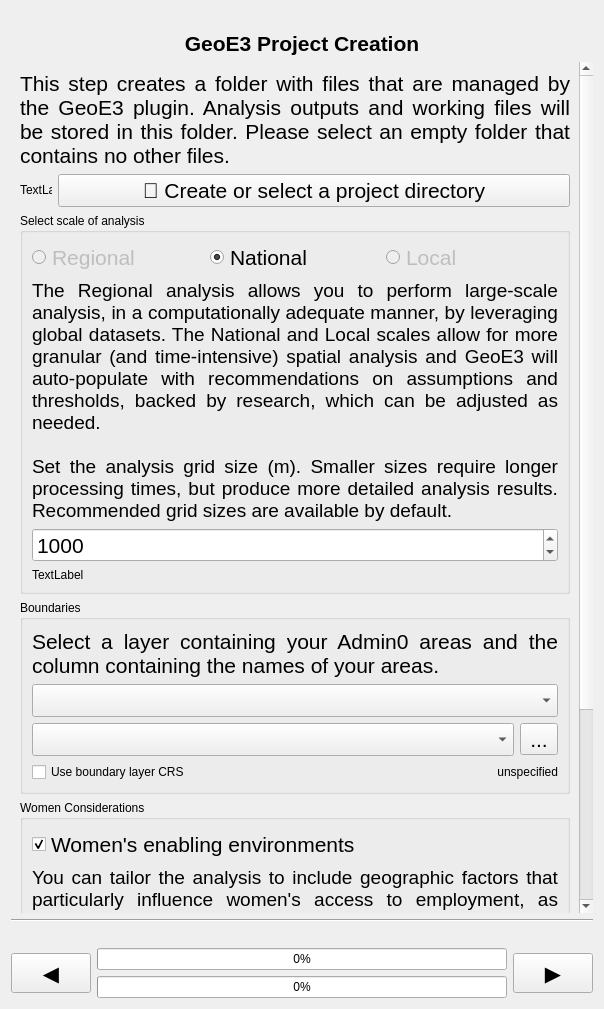
<?xml version="1.0" encoding="UTF-8"?>
<ui version="4.0">
 <class>SetupPanelBase</class>
 <widget class="QWidget" name="SetupPanelBase">
  <property name="geometry">
   <rect>
    <x>0</x>
    <y>0</y>
    <width>604</width>
    <height>1009</height>
   </rect>
  </property>
  <property name="windowTitle">
   <string>Form</string>
  </property>
  <layout class="QGridLayout" name="gridLayout_2">
   <item row="3" column="0">
    <widget class="QScrollArea" name="scrollArea">
     <property name="frameShape">
      <enum>QFrame::NoFrame</enum>
     </property>
     <property name="widgetResizable">
      <bool>true</bool>
     </property>
     <widget class="QWidget" name="scrollAreaWidgetContents">
      <property name="geometry">
       <rect>
        <x>0</x>
        <y>0</y>
        <width>572</width>
        <height>1135</height>
       </rect>
      </property>
      <property name="styleSheet">
       <string notr="true"/>
      </property>
      <layout class="QGridLayout" name="gridLayout_3">
       <item row="0" column="0">
        <widget class="QLabel" name="description">
         <property name="font">
          <font>
           <pointsize>16</pointsize>
          </font>
         </property>
         <property name="text">
          <string>This step creates a folder with files that are managed by the GeoE3 plugin. Analysis outputs and working files will be stored in this folder. Please select an empty folder that contains no other files.</string>
         </property>
         <property name="textFormat">
          <enum>Qt::MarkdownText</enum>
         </property>
         <property name="alignment">
          <set>Qt::AlignJustify|Qt::AlignTop</set>
         </property>
         <property name="wordWrap">
          <bool>true</bool>
         </property>
        </widget>
       </item>
       <item row="2" column="0">
        <widget class="QGroupBox" name="groupBox">
         <property name="title">
          <string>Select scale of analysis</string>
         </property>
         <layout class="QGridLayout" name="gridLayout_4">
          <item row="0" column="2">
           <widget class="QRadioButton" name="local_scale">
            <property name="enabled">
             <bool>false</bool>
            </property>
            <property name="font">
             <font>
              <pointsize>16</pointsize>
             </font>
            </property>
            <property name="text">
             <string>Local</string>
            </property>
            <property name="checked">
             <bool>false</bool>
            </property>
           </widget>
          </item>
          <item row="0" column="0">
           <widget class="QRadioButton" name="regional_scale">
            <property name="enabled">
             <bool>false</bool>
            </property>
            <property name="font">
             <font>
              <pointsize>16</pointsize>
             </font>
            </property>
            <property name="text">
             <string>Regional</string>
            </property>
            <property name="checked">
             <bool>false</bool>
            </property>
           </widget>
          </item>
          <item row="2" column="0" colspan="3">
           <widget class="QSpinBox" name="cell_size_spinbox">
            <property name="enabled">
             <bool>true</bool>
            </property>
            <property name="sizePolicy">
             <sizepolicy hsizetype="Minimum" vsizetype="Fixed">
              <horstretch>0</horstretch>
              <verstretch>0</verstretch>
             </sizepolicy>
            </property>
            <property name="font">
             <font>
              <pointsize>16</pointsize>
             </font>
            </property>
            <property name="minimum">
             <number>1</number>
            </property>
            <property name="maximum">
             <number>100000</number>
            </property>
            <property name="singleStep">
             <number>100</number>
            </property>
            <property name="value">
             <number>1000</number>
            </property>
           </widget>
          </item>
          <item row="1" column="0" colspan="3">
           <widget class="QLabel" name="description2">
            <property name="font">
             <font>
              <pointsize>14</pointsize>
             </font>
            </property>
            <property name="text">
             <string>The Regional analysis allows you to perform large-scale analysis, in a computationally adequate manner, by leveraging global datasets. The National and Local scales allow for more granular (and time-intensive) spatial analysis and GeoE3 will auto-populate with recommendations on assumptions and thresholds, backed by research, which can be adjusted as needed.

Set the analysis grid size (m). Smaller sizes require longer processing times, but produce more detailed analysis results. Recommended grid sizes are available by default.</string>
            </property>
            <property name="alignment">
             <set>Qt::AlignJustify|Qt::AlignTop</set>
            </property>
            <property name="wordWrap">
             <bool>true</bool>
            </property>
            <property name="buddy">
             <cstring>cell_size_spinbox</cstring>
            </property>
           </widget>
          </item>
          <item row="0" column="1">
           <widget class="QRadioButton" name="national_scale">
            <property name="font">
             <font>
              <pointsize>16</pointsize>
             </font>
            </property>
            <property name="text">
             <string>National</string>
            </property>
            <property name="checked">
             <bool>true</bool>
            </property>
           </widget>
          </item>
          <item row="3" column="0">
           <widget class="QLabel" name="label">
            <property name="text">
             <string>TextLabel</string>
            </property>
           </widget>
          </item>
         </layout>
        </widget>
       </item>
       <item row="3" column="0">
        <widget class="QGroupBox" name="groupBox_2">
         <property name="title">
          <string>Boundaries</string>
         </property>
         <layout class="QGridLayout" name="gridLayout_5">
          <item row="0" column="0">
           <widget class="QLabel" name="description3">
            <property name="font">
             <font>
              <pointsize>16</pointsize>
             </font>
            </property>
            <property name="text">
             <string>Select a layer containing your Admin0 areas and the column containing the names of your areas.</string>
            </property>
            <property name="textFormat">
             <enum>Qt::MarkdownText</enum>
            </property>
            <property name="alignment">
             <set>Qt::AlignJustify|Qt::AlignTop</set>
            </property>
            <property name="wordWrap">
             <bool>true</bool>
            </property>
           </widget>
          </item>
          <item row="1" column="0">
           <widget class="QgsMapLayerComboBox" name="layer_combo">
            <property name="sizePolicy">
             <sizepolicy hsizetype="Minimum" vsizetype="Fixed">
              <horstretch>0</horstretch>
              <verstretch>0</verstretch>
             </sizepolicy>
            </property>
            <property name="font">
             <font>
              <pointsize>16</pointsize>
             </font>
            </property>
           </widget>
          </item>
          <item row="2" column="0">
           <layout class="QHBoxLayout" name="horizontalLayout">
            <item>
             <widget class="QgsFieldComboBox" name="field_combo">
              <property name="sizePolicy">
               <sizepolicy hsizetype="Minimum" vsizetype="Fixed">
                <horstretch>0</horstretch>
                <verstretch>0</verstretch>
               </sizepolicy>
              </property>
              <property name="font">
               <font>
                <pointsize>16</pointsize>
               </font>
              </property>
             </widget>
            </item>
            <item>
             <widget class="QToolButton" name="load_boundary_button">
              <property name="font">
               <font>
                <pointsize>16</pointsize>
               </font>
              </property>
              <property name="text">
               <string>...</string>
              </property>
             </widget>
            </item>
           </layout>
          </item>
          <item row="3" column="0">
           <layout class="QHBoxLayout" name="horizontalLayout_3">
            <item>
             <widget class="QCheckBox" name="use_boundary_crs">
              <property name="toolTip">
               <string>Disabled if map units are in degrees</string>
              </property>
              <property name="text">
               <string>Use boundary layer CRS</string>
              </property>
             </widget>
            </item>
            <item>
             <widget class="QLabel" name="crs_label">
              <property name="text">
               <string>unspecified</string>
              </property>
              <property name="alignment">
               <set>Qt::AlignRight|Qt::AlignTrailing|Qt::AlignVCenter</set>
              </property>
              <property name="buddy">
               <cstring>use_boundary_crs</cstring>
              </property>
             </widget>
            </item>
           </layout>
          </item>
         </layout>
        </widget>
       </item>
       <item row="4" column="0">
        <widget class="QGroupBox" name="groupBox_3">
         <property name="title">
          <string>Women Considerations</string>
         </property>
         <layout class="QGridLayout" name="gridLayout_6">
          <item row="0" column="0">
           <widget class="QCheckBox" name="women_considerations_checkbox">
            <property name="font">
             <font>
              <pointsize>16</pointsize>
             </font>
            </property>
            <property name="text">
             <string>Women's enabling environments</string>
            </property>
            <property name="checked">
             <bool>true</bool>
            </property>
           </widget>
          </item>
          <item row="1" column="0">
           <widget class="QLabel" name="women_considerations_description">
            <property name="font">
             <font>
              <pointsize>14</pointsize>
             </font>
            </property>
            <property name="text">
             <string>You can tailor the analysis to include geographic factors that particularly influence women's access to employment, as guided by the Geospatial Women's Employment Analytical Framework (GeoWEAF) developed by the World Bank.

When this option is **not selected**, the analysis focuses on generic employment and entrepreneurship factors, and certain women-specific factors will be disabled. The Contextual Dimension will require an EPLEX score instead of individual factor analysis.</string>
            </property>
            <property name="textFormat">
             <enum>Qt::MarkdownText</enum>
            </property>
            <property name="alignment">
             <set>Qt::AlignJustify|Qt::AlignTop</set>
            </property>
            <property name="wordWrap">
             <bool>true</bool>
            </property>
            </widget>
           </item>
          </layout>
        </widget>
       </item>
       <item row="1" column="0">
        <layout class="QHBoxLayout" name="horizontalLayout_2">
         <item>
          <widget class="QLabel" name="folder_status_label">
           <property name="maximumSize">
            <size>
             <width>32</width>
             <height>32</height>
            </size>
           </property>
           <property name="text">
            <string>TextLabel</string>
           </property>
           <property name="scaledContents">
            <bool>true</bool>
           </property>
          </widget>
         </item>
         <item>
          <widget class="QPushButton" name="create_project_directory_button">
           <property name="sizePolicy">
            <sizepolicy hsizetype="Minimum" vsizetype="Fixed">
             <horstretch>0</horstretch>
             <verstretch>0</verstretch>
            </sizepolicy>
           </property>
           <property name="font">
            <font>
             <pointsize>16</pointsize>
            </font>
           </property>
           <property name="text">
            <string>📂 Create or select a project directory</string>
           </property>
          </widget>
         </item>
        </layout>
       </item>
       <item row="7" column="0">
        <spacer name="verticalSpacer">
         <property name="orientation">
          <enum>Qt::Vertical</enum>
         </property>
         <property name="sizeHint" stdset="0">
          <size>
           <width>20</width>
           <height>40</height>
          </size>
         </property>
        </spacer>
       </item>
       <item row="8" column="0">
        <widget class="QLabel" name="project_path_label">
         <property name="sizePolicy">
          <sizepolicy hsizetype="MinimumExpanding" vsizetype="Minimum">
           <horstretch>0</horstretch>
           <verstretch>0</verstretch>
          </sizepolicy>
         </property>
         <property name="text">
          <string>Project path not set.</string>
         </property>
         <property name="wordWrap">
          <bool>true</bool>
         </property>
        </widget>
       </item>
      </layout>
     </widget>
    </widget>
   </item>
   <item row="4" column="0">
    <widget class="Line" name="line">
     <property name="orientation">
      <enum>Qt::Horizontal</enum>
     </property>
    </widget>
   </item>
   <item row="0" column="0">
    <widget class="QLabel" name="banner_label">
     <property name="text">
      <string/>
     </property>
     <property name="pixmap">
      <pixmap>../resources/geest-banner.png</pixmap>
     </property>
     <property name="scaledContents">
      <bool>true</bool>
     </property>
    </widget>
   </item>
   <item row="15" column="0">
    <widget class="QLabel" name="processing_info_label">
     <property name="visible">
      <bool>false</bool>
     </property>
     <property name="text">
      <string/>
     </property>
     <property name="textFormat">
      <enum>Qt::PlainText</enum>
     </property>
     <property name="alignment">
      <set>Qt::AlignJustify|Qt::AlignTop</set>
     </property>
     <property name="wordWrap">
      <bool>true</bool>
     </property>
    </widget>
   </item>
   <item row="16" column="0">
    <layout class="QGridLayout" name="gridLayout">
     <item row="0" column="0" rowspan="2">
      <widget class="QPushButton" name="previous_button">
       <property name="sizePolicy">
        <sizepolicy hsizetype="Minimum" vsizetype="Minimum">
         <horstretch>0</horstretch>
         <verstretch>0</verstretch>
        </sizepolicy>
       </property>
       <property name="minimumSize">
        <size>
         <width>80</width>
         <height>40</height>
        </size>
       </property>
       <property name="maximumSize">
        <size>
         <width>80</width>
         <height>40</height>
        </size>
       </property>
       <property name="font">
        <font>
         <pointsize>16</pointsize>
        </font>
       </property>
       <property name="text">
        <string>◀️</string>
       </property>
      </widget>
     </item>
     <item row="0" column="1">
      <widget class="QProgressBar" name="child_progress_bar">
       <property name="sizePolicy">
        <sizepolicy hsizetype="Minimum" vsizetype="Fixed">
         <horstretch>0</horstretch>
         <verstretch>0</verstretch>
        </sizepolicy>
       </property>
       <property name="value">
        <number>0</number>
       </property>
      </widget>
     </item>
     <item row="0" column="2" rowspan="2">
      <widget class="QPushButton" name="next_button">
       <property name="sizePolicy">
        <sizepolicy hsizetype="Minimum" vsizetype="Minimum">
         <horstretch>0</horstretch>
         <verstretch>0</verstretch>
        </sizepolicy>
       </property>
       <property name="minimumSize">
        <size>
         <width>80</width>
         <height>40</height>
        </size>
       </property>
       <property name="maximumSize">
        <size>
         <width>80</width>
         <height>40</height>
        </size>
       </property>
       <property name="font">
        <font>
         <pointsize>16</pointsize>
        </font>
       </property>
       <property name="text">
        <string>▶️</string>
       </property>
      </widget>
     </item>
     <item row="1" column="1">
      <widget class="QProgressBar" name="progress_bar">
       <property name="sizePolicy">
        <sizepolicy hsizetype="Minimum" vsizetype="Fixed">
         <horstretch>0</horstretch>
         <verstretch>0</verstretch>
        </sizepolicy>
       </property>
       <property name="value">
        <number>0</number>
       </property>
      </widget>
     </item>
    </layout>
   </item>
   <item row="1" column="0">
    <widget class="QLabel" name="label_2">
     <property name="text">
      <string>&lt;html&gt;&lt;head/&gt;&lt;body&gt;&lt;p align=&quot;center&quot;&gt;&lt;span style=&quot; font-size:16pt; font-weight:600;&quot;&gt;GeoE3 Project Creation&lt;/span&gt;&lt;/p&gt;&lt;/body&gt;&lt;/html&gt;</string>
     </property>
     <property name="textFormat">
      <enum>Qt::RichText</enum>
     </property>
     <property name="alignment">
      <set>Qt::AlignCenter</set>
     </property>
     <property name="wordWrap">
      <bool>true</bool>
     </property>
    </widget>
   </item>
  </layout>
 </widget>
 <customwidgets>
  <customwidget>
   <class>QgsMapLayerComboBox</class>
   <extends>QComboBox</extends>
   <header>qgsmaplayercombobox.h</header>
  </customwidget>
  <customwidget>
   <class>QgsFieldComboBox</class>
   <extends>QComboBox</extends>
   <header>qgsfieldcombobox.h</header>
  </customwidget>
 </customwidgets>
 <tabstops>
  <tabstop>scrollArea</tabstop>
  <tabstop>create_project_directory_button</tabstop>
  <tabstop>local_scale</tabstop>
  <tabstop>national_scale</tabstop>
  <tabstop>cell_size_spinbox</tabstop>
  <tabstop>layer_combo</tabstop>
  <tabstop>field_combo</tabstop>
  <tabstop>load_boundary_button</tabstop>
  <tabstop>use_boundary_crs</tabstop>
  <tabstop>previous_button</tabstop>
  <tabstop>next_button</tabstop>
 </tabstops>
 <resources/>
 <connections/>
</ui>
